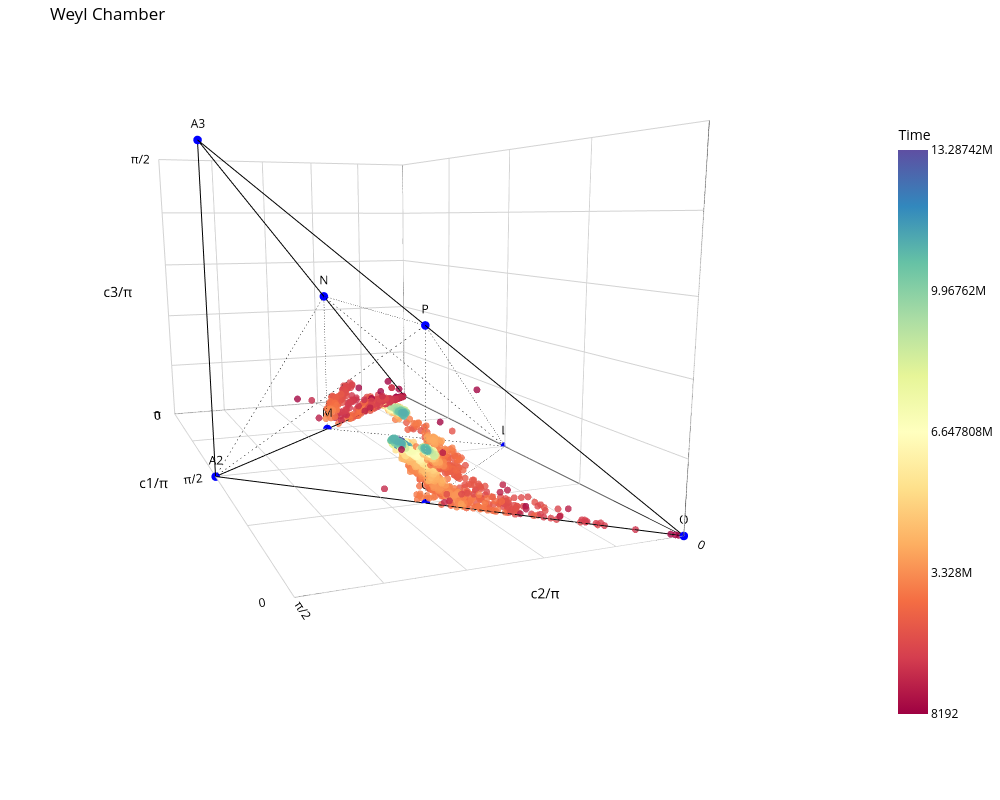

Notebook code for this chart:
### Markdown cell above
### All experiments together

### Code cell
# Create figure
fig = go.Figure()

# Add edges for the Weyl chamber and PE polyhedron
for edges, line_style in [(weyl_edges, dict(color='black', width=2)),
                          (PE_edges, dict(color='black', dash='dash', width=1))]:
    for p1, p2 in edges:
        x, y, z = zip(*[get_point(p1), get_point(p2)])
        fig.add_trace(go.Scatter3d(x=x, y=y, z=z, mode='lines', line=line_style))

# Add scatter points for Weyl chamber vertices
for name, coord in weyl_points.items():
    fig.add_trace(go.Scatter3d(
        x=[coord[0]], y=[coord[1]], z=[coord[2]],
        mode='markers+text',
        marker=dict(size=5, color='blue'),
        text=name,
        textposition='top center'
    ))

# Normalize t values for a shared color scale
t_all = np.concatenate([t_dd[exp_name] for exp_name in exp_names])  # Combine all t values
t_min, t_max = np.min(t_all), np.max(t_all)  # Get the global min and max

# Add data for experiments
for i, exp_name in enumerate(exp_names):
    fig.add_trace(go.Scatter3d(
        x=c1_dd[exp_name], y=c2_dd[exp_name], z=c3_dd[exp_name],
        mode='markers',
        marker=dict(
            size=4,
            color=t_dd[exp_name],  # Color mapped to time
            colorscale='spectral',  # Use the same colorscale
            opacity=0.8,
            cmin=t_min,  # Set global minimum
            cmax=t_max,  # Set global maximum
            colorbar=dict(
                title='Time',
                tickvals=np.linspace(t_min, t_max, 5),
                len=0.8,
            ) if i == 0 else None,  # Show colorbar only for the first trace
        ),
        name=exp_name  # Optional: Add trace name
    ))

# Set axis labels and limits
fig.update_layout(
    scene=dict(
        xaxis=dict(
            title='c1/π',
            tickvals=[0, 0.25, 0.5, 0.75, 1],
            ticktext=['0', '', 'π/2', '', 'π'],
            range=[0, 1],
            color='black',
            gridcolor='lightgray',
            zerolinecolor='black',
            backgroundcolor='white',
        ),
        yaxis=dict(
            title='c2/π',
            tickvals=[0, 0.1, 0.2, 0.3, 0.4, 0.5],
            ticktext=['0', '', '', '', '', 'π/2'],
            range=[0, 0.5],
            color='black',
            gridcolor='lightgray',
            zerolinecolor='black',
            backgroundcolor='white',
        ),
        zaxis=dict(
            title='c3/π',
            tickvals=[0, 0.1, 0.2, 0.3, 0.4, 0.5],
            ticktext=['0', '', '', '', '', 'π/2'],
            range=[0, 0.5],
            color='black',
            gridcolor='lightgray',
            zerolinecolor='black',
            backgroundcolor='white',
        ),
        bgcolor='white'
    ),
    plot_bgcolor='white',
    paper_bgcolor='white',
    font=dict(color='black'),
    margin=dict(l=0, r=0, t=40, b=0),
    title='Weyl Chamber',
    scene_camera=dict(eye=dict(x=1.25, y=-1.25, z=0.75)),  # Camera view
    width=1000,
    height=800,
    showlegend=False
)

# Show the plot
fig.show()

### Figure 1 — Plotly figure (JSON) as saved in the notebook; plotly's stock layout.template omitted (floating-point values rounded to 4 significant figures; data arrays with more than 128 entries replaced by an {"elided": "..."} marker saying what was removed)
{"data": [{"line": {"color": "black", "width": 2}, "mode": "lines", "type": "scatter3d", "x": [0, 1], "y": [0, 0], "z": [0, 0]}, {"line": {"color": "black", "width": 2}, "mode": "lines", "type": "scatter3d", "x": [1, 0.5], "y": [0, 0.5], "z": [0, 0]}, {"line": {"color": "black", "width": 2}, "mode": "lines", "type": "scatter3d", "x": [0.5, 0.5], "y": [0.5, 0.5], "z": [0, 0.5]}, {"line": {"color": "black", "width": 2}, "mode": "lines", "type": "scatter3d", "x": [0.5, 1], "y": [0.5, 0], "z": [0.5, 0]}, {"line": {"color": "black", "width": 2}, "mode": "lines", "type": "scatter3d", "x": [0.5, 0], "y": [0.5, 0], "z": [0.5, 0]}, {"line": {"color": "black", "width": 2}, "mode": "lines", "type": "scatter3d", "x": [0, 0.5], "y": [0, 0.5], "z": [0, 0]}, {"line": {"color": "black", "dash": "dash", "width": 1}, "mode": "lines", "type": "scatter3d", "x": [0.5, 0.75], "y": [0, 0.25], "z": [0, 0.25]}, {"line": {"color": "black", "dash": "dash", "width": 1}, "mode": "lines", "type": "scatter3d", "x": [0.5, 0.25], "y": [0, 0.25], "z": [0, 0.25]}, {"line": {"color": "black", "dash": "dash", "width": 1}, "mode": "lines", "type": "scatter3d", "x": [0.75, 0.25], "y": [0.25, 0.25], "z": [0.25, 0.25]}, {"line": {"color": "black", "dash": "dash", "width": 1}, "mode": "lines", "type": "scatter3d", "x": [0.75, 0.5], "y": [0.25, 0.5], "z": [0.25, 0]}, {"line": {"color": "black", "dash": "dash", "width": 1}, "mode": "lines", "type": "scatter3d", "x": [0.75, 0.75], "y": [0.25, 0.25], "z": [0.25, 0]}, {"line": {"color": "black", "dash": "dash", "width": 1}, "mode": "lines", "type": "scatter3d", "x": [0.75, 0.5], "y": [0.25, 0], "z": [0, 0]}, {"line": {"color": "black", "dash": "dash", "width": 1}, "mode": "lines", "type": "scatter3d", "x": [0.25, 0.5], "y": [0.25, 0], "z": [0, 0]}, {"line": {"color": "black", "dash": "dash", "width": 1}, "mode": "lines", "type": "scatter3d", "x": [0.25, 0.25], "y": [0.25, 0.25], "z": [0.25, 0]}, {"line": {"color": "black", "dash": "dash", "width": 1}, "mode": "lines", "type": "scatter3d", "x": [0.25, 0.5], "y": [0.25, 0.5], "z": [0.25, 0]}, {"marker": {"color": "blue", "size": 5}, "mode": "markers+text", "text": "A1", "textposition": "top center", "type": "scatter3d", "x": [1], "y": [0], "z": [0]}, {"marker": {"color": "blue", "size": 5}, "mode": "markers+text", "text": "A2", "textposition": "top center", "type": "scatter3d", "x": [0.5], "y": [0.5], "z": [0]}, {"marker": {"color": "blue", "size": 5}, "mode": "markers+text", "text": "A3", "textposition": "top center", "type": "scatter3d", "x": [0.5], "y": [0.5], "z": [0.5]}, {"marker": {"color": "blue", "size": 5}, "mode": "markers+text", "text": "O", "textposition": "top center", "type": "scatter3d", "x": [0], "y": [0], "z": [0]}, {"marker": {"color": "blue", "size": 5}, "mode": "markers+text", "text": "L", "textposition": "top center", "type": "scatter3d", "x": [0.5], "y": [0], "z": [0]}, {"marker": {"color": "blue", "size": 5}, "mode": "markers+text", "text": "M", "textposition": "top center", "type": "scatter3d", "x": [0.75], "y": [0.25], "z": [0]}, {"marker": {"color": "blue", "size": 5}, "mode": "markers+text", "text": "N", "textposition": "top center", "type": "scatter3d", "x": [0.75], "y": [0.25], "z": [0.25]}, {"marker": {"color": "blue", "size": 5}, "mode": "markers+text", "text": "P", "textposition": "top center", "type": "scatter3d", "x": [0.25], "y": [0.25], "z": [0.25]}, {"marker": {"color": "blue", "size": 5}, "mode": "markers+text", "text": "Q", "textposition": "top center", "type": "scatter3d", "x": [0.25], "y": [0.25], "z": [0]}, {"marker": {"cmax": 13287424, "cmin": 8192, "color": {"elided": "1622 int values"}, "colorbar": {"len": 0.8, "tickvals": [8192, 3328000, 6647808, 9967616, 13287424], "title": {"text": "Time"}}, "colorscale": [[0, "rgb(158,1,66)"], [0.1, "rgb(213,62,79)"], [0.2, "rgb(244,109,67)"], [0.3, "rgb(253,174,97)"], [0.4, "rgb(254,224,139)"], [0.5, "rgb(255,255,191)"], [0.6, "rgb(230,245,152)"], [0.7, "rgb(171,221,164)"], [0.8, "rgb(102,194,165)"], [0.9, "rgb(50,136,189)"], [1, "rgb(94,79,162)"]], "opacity": 0.8, "size": 4}, "mode": "markers", "name": "05-12-24_201634", "type": "scatter3d", "x": {"elided": "1622 float values"}, "y": {"elided": "1622 float values"}, "z": {"elided": "1622 float values"}}, {"marker": {"cmax": 13287424, "cmin": 8192, "color": {"elided": "675 int values"}, "colorscale": [[0, "rgb(158,1,66)"], [0.1, "rgb(213,62,79)"], [0.2, "rgb(244,109,67)"], [0.3, "rgb(253,174,97)"], [0.4, "rgb(254,224,139)"], [0.5, "rgb(255,255,191)"], [0.6, "rgb(230,245,152)"], [0.7, "rgb(171,221,164)"], [0.8, "rgb(102,194,165)"], [0.9, "rgb(50,136,189)"], [1, "rgb(94,79,162)"]], "opacity": 0.8, "size": 4}, "mode": "markers", "name": "14-01-25_112549", "type": "scatter3d", "x": {"elided": "675 float values"}, "y": {"elided": "675 float values"}, "z": {"elided": "675 float values"}}, {"marker": {"cmax": 13287424, "cmin": 8192, "color": {"elided": "674 int values"}, "colorscale": [[0, "rgb(158,1,66)"], [0.1, "rgb(213,62,79)"], [0.2, "rgb(244,109,67)"], [0.3, "rgb(253,174,97)"], [0.4, "rgb(254,224,139)"], [0.5, "rgb(255,255,191)"], [0.6, "rgb(230,245,152)"], [0.7, "rgb(171,221,164)"], [0.8, "rgb(102,194,165)"], [0.9, "rgb(50,136,189)"], [1, "rgb(94,79,162)"]], "opacity": 0.8, "size": 4}, "mode": "markers", "name": "14-01-25_112615", "type": "scatter3d", "x": {"elided": "674 float values"}, "y": {"elided": "674 float values"}, "z": {"elided": "674 float values"}}, {"marker": {"cmax": 13287424, "cmin": 8192, "color": {"elided": "667 int values"}, "colorscale": [[0, "rgb(158,1,66)"], [0.1, "rgb(213,62,79)"], [0.2, "rgb(244,109,67)"], [0.3, "rgb(253,174,97)"], [0.4, "rgb(254,224,139)"], [0.5, "rgb(255,255,191)"], [0.6, "rgb(230,245,152)"], [0.7, "rgb(171,221,164)"], [0.8, "rgb(102,194,165)"], [0.9, "rgb(50,136,189)"], [1, "rgb(94,79,162)"]], "opacity": 0.8, "size": 4}, "mode": "markers", "name": "14-01-25_112640", "type": "scatter3d", "x": {"elided": "667 float values"}, "y": {"elided": "667 float values"}, "z": {"elided": "667 float values"}}, {"marker": {"cmax": 13287424, "cmin": 8192, "color": {"elided": "195 int values"}, "colorscale": [[0, "rgb(158,1,66)"], [0.1, "rgb(213,62,79)"], [0.2, "rgb(244,109,67)"], [0.3, "rgb(253,174,97)"], [0.4, "rgb(254,224,139)"], [0.5, "rgb(255,255,191)"], [0.6, "rgb(230,245,152)"], [0.7, "rgb(171,221,164)"], [0.8, "rgb(102,194,165)"], [0.9, "rgb(50,136,189)"], [1, "rgb(94,79,162)"]], "opacity": 0.8, "size": 4}, "mode": "markers", "name": "20-01-25_153052", "type": "scatter3d", "x": {"elided": "195 float values"}, "y": {"elided": "195 float values"}, "z": {"elided": "195 float values"}}], "layout": {"font": {"color": "black"}, "height": 800, "margin": {"b": 0, "l": 0, "r": 0, "t": 40}, "paper_bgcolor": "white", "plot_bgcolor": "white", "scene": {"aspectmode": "auto", "aspectratio": {"x": 1.587, "y": 0.7937, "z": 0.7937}, "bgcolor": "white", "camera": {"center": {"x": -0.1319, "y": -0.1335, "z": -0.2726}, "eye": {"x": -2.213, "y": 0.7287, "z": 0.2263}, "projection": {"type": "perspective"}, "up": {"x": 0, "y": 0, "z": 1}}, "xaxis": {"backgroundcolor": "white", "color": "black", "gridcolor": "lightgray", "range": [0, 1], "ticktext": ["0", "", "π/2", "", "π"], "tickvals": [0, 0.25, 0.5, 0.75, 1], "title": {"text": "c1/π"}, "type": "linear", "zerolinecolor": "black"}, "yaxis": {"backgroundcolor": "white", "color": "black", "gridcolor": "lightgray", "range": [0, 0.5], "ticktext": ["0", "", "", "", "", "π/2"], "tickvals": [0, 0.1, 0.2, 0.3, 0.4, 0.5], "title": {"text": "c2/π"}, "type": "linear", "zerolinecolor": "black"}, "zaxis": {"backgroundcolor": "white", "color": "black", "gridcolor": "lightgray", "range": [0, 0.5], "ticktext": ["0", "", "", "", "", "π/2"], "tickvals": [0, 0.1, 0.2, 0.3, 0.4, 0.5], "title": {"text": "c3/π"}, "type": "linear", "zerolinecolor": "black"}}, "showlegend": false, "title": {"text": "Weyl Chamber"}, "width": 1000}}
